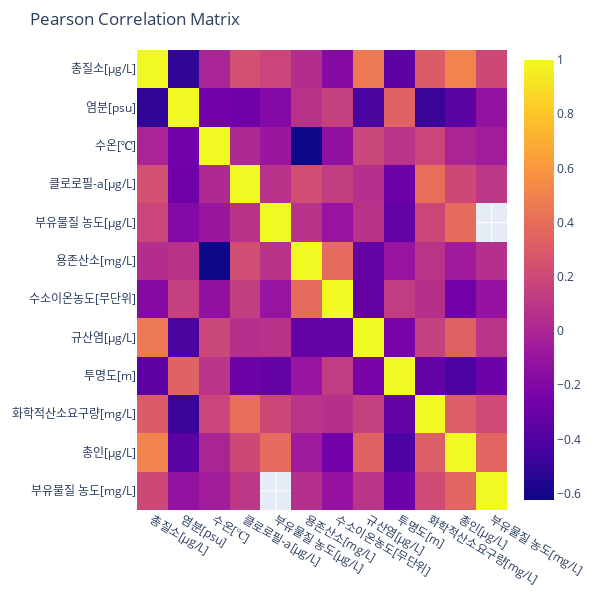

The notebook cell saved with this chart:
### Markdown cell above
칼럼별 상관계수 측정

### Code cell
df = pd.read_csv('./data/merged_data.csv')

df.drop(columns=['station', 'date_time', 'longitude', 'latitude','bot.depth[m]','depth(text)','depth(m)','전체수심(m)','유분[mg/L]','용존무기질소[μg/L]','아질산성질소[μg/L]', '인산염인[μg/L]',
       '질산성질소[μg/L]','암모니아성 질소[μg/L]'],inplace=True)
# 상관계수 계산
print(df.columns)
correlation_matrix = df.corr()
title = "Pearson Correlation Matrix"
fig = px.imshow(correlation_matrix, aspect="auto",title=title)
fig.update_layout(width=600, height=600, margin=dict(t=50, b=50, l=50, r=50))
fig.show()

### Figure 1 — Plotly figure (JSON) as saved in the notebook; plotly's stock layout.template omitted (floating-point values rounded to 4 significant figures; data arrays with more than 128 entries replaced by an {"elided": "..."} marker saying what was removed)
{"data": [{"coloraxis": "coloraxis", "hovertemplate": "x: %{x}<br>y: %{y}<br>color: %{z}<extra></extra>", "name": "0", "type": "heatmap", "x": ["총질소[μg/L]", "염분[psu]", "수온[℃]", "클로로필-a[μg/L]", "부유물질 농도[μg/L]", "용존산소[mg/L]", "수소이온농도[무단위]", "규산염[μg/L]", "투명도[m]", "화학적산소요구량[mg/L]", "총인[μg/L]", "부유물질 농도[mg/L]"], "xaxis": "x", "y": ["총질소[μg/L]", "염분[psu]", "수온[℃]", "클로로필-a[μg/L]", "부유물질 농도[μg/L]", "용존산소[mg/L]", "수소이온농도[무단위]", "규산염[μg/L]", "투명도[m]", "화학적산소요구량[mg/L]", "총인[μg/L]", "부유물질 농도[mg/L]"], "yaxis": "y", "z": {"elided": "12x12 float values"}}], "layout": {"coloraxis": {"colorscale": [[0, "#0d0887"], [0.1111, "#46039f"], [0.2222, "#7201a8"], [0.3333, "#9c179e"], [0.4444, "#bd3786"], [0.5556, "#d8576b"], [0.6667, "#ed7953"], [0.7778, "#fb9f3a"], [0.8889, "#fdca26"], [1, "#f0f921"]]}, "height": 600, "margin": {"b": 50, "l": 50, "r": 50, "t": 50}, "title": {"text": "Pearson Correlation Matrix"}, "width": 600, "xaxis": {"anchor": "y", "domain": [0, 1]}, "yaxis": {"anchor": "x", "autorange": "reversed", "domain": [0, 1]}}}
